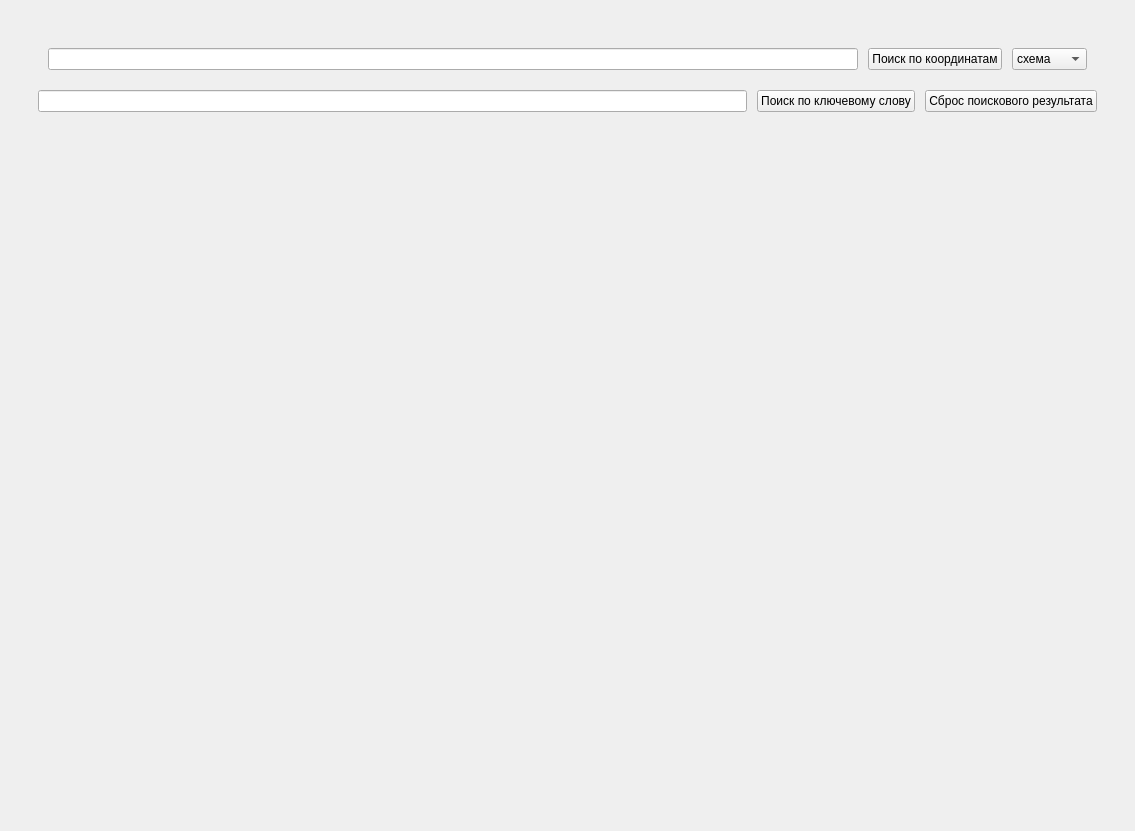
<?xml version="1.0" encoding="UTF-8"?>
<ui version="4.0">
 <class>YandexAPI_maps</class>
 <widget class="QMainWindow" name="YandexAPI_maps">
  <property name="geometry">
   <rect>
    <x>0</x>
    <y>0</y>
    <width>1135</width>
    <height>831</height>
   </rect>
  </property>
  <property name="windowTitle">
   <string>MainWindow</string>
  </property>
  <widget class="QWidget" name="centralwidget">
   <layout class="QGridLayout" name="gridLayout">
    <item row="0" column="0">
     <widget class="QWidget" name="widget" native="true">
      <layout class="QHBoxLayout" name="horizontalLayout_2">
       <item>
        <layout class="QHBoxLayout" name="horizontalLayout">
         <property name="spacing">
          <number>10</number>
         </property>
         <property name="leftMargin">
          <number>10</number>
         </property>
         <property name="topMargin">
          <number>10</number>
         </property>
         <property name="rightMargin">
          <number>10</number>
         </property>
         <property name="bottomMargin">
          <number>10</number>
         </property>
         <item>
          <layout class="QGridLayout" name="gridLayout_2">
           <property name="leftMargin">
            <number>10</number>
           </property>
           <property name="topMargin">
            <number>10</number>
           </property>
           <property name="rightMargin">
            <number>10</number>
           </property>
           <item row="2" column="0">
            <widget class="QLabel" name="map">
             <property name="sizePolicy">
              <sizepolicy hsizetype="Expanding" vsizetype="Expanding">
               <horstretch>0</horstretch>
               <verstretch>0</verstretch>
              </sizepolicy>
             </property>
             <property name="layoutDirection">
              <enum>Qt::LeftToRight</enum>
             </property>
             <property name="autoFillBackground">
              <bool>false</bool>
             </property>
             <property name="text">
              <string/>
             </property>
            </widget>
           </item>
           <item row="0" column="0">
            <layout class="QHBoxLayout" name="horizontalLayout_3">
             <property name="spacing">
              <number>10</number>
             </property>
             <property name="leftMargin">
              <number>10</number>
             </property>
             <property name="topMargin">
              <number>10</number>
             </property>
             <property name="rightMargin">
              <number>10</number>
             </property>
             <property name="bottomMargin">
              <number>10</number>
             </property>
             <item>
              <widget class="QLineEdit" name="line_enter_coords"/>
             </item>
             <item>
              <widget class="QPushButton" name="search_btn">
               <property name="text">
                <string>Поиск по координатам</string>
               </property>
              </widget>
             </item>
             <item>
              <widget class="QComboBox" name="type_map_box">
               <item>
                <property name="text">
                 <string>схема</string>
                </property>
               </item>
               <item>
                <property name="text">
                 <string>спутник</string>
                </property>
               </item>
               <item>
                <property name="text">
                 <string>гибрид</string>
                </property>
               </item>
              </widget>
             </item>
            </layout>
           </item>
           <item row="1" column="0">
            <layout class="QHBoxLayout" name="horizontalLayout_4">
             <item>
              <widget class="QLineEdit" name="line_enter_keyword"/>
             </item>
             <item>
              <widget class="QPushButton" name="search_text_btn">
               <property name="text">
                <string>Поиск по ключевому слову</string>
               </property>
              </widget>
             </item>
             <item>
              <widget class="QPushButton" name="reboot_search_btn">
               <property name="text">
                <string>Сброс поискового результата</string>
               </property>
              </widget>
             </item>
            </layout>
           </item>
          </layout>
         </item>
        </layout>
       </item>
      </layout>
     </widget>
    </item>
   </layout>
  </widget>
 </widget>
 <resources/>
 <connections/>
</ui>
